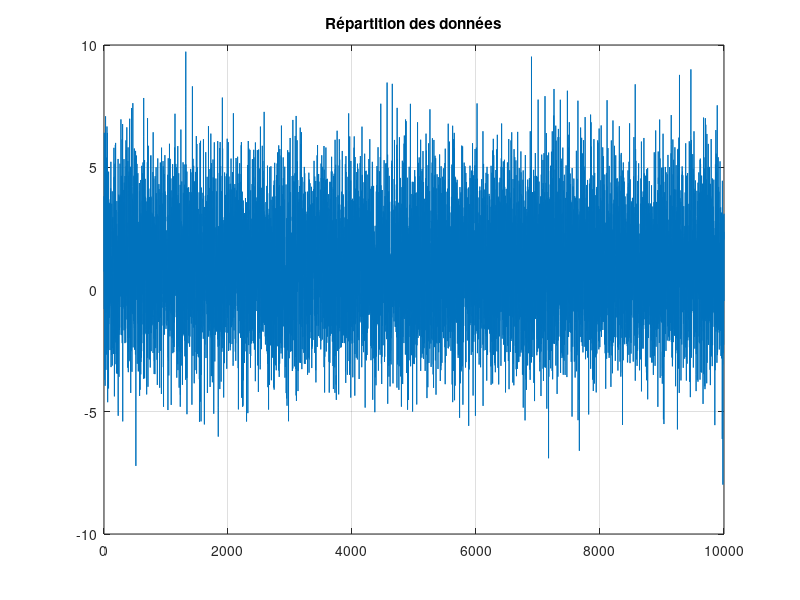

The MATLAB script that drew this image:
clc; clear; close all

c11 = 0;
c00 = 0;
c10 = 2;
c01 = 1;

pi0 = 0.5;
pi1 = 0.5;
v = 2;
sigma = sqrt(4);

m = 1; %nb de mesures

N = 10000;


X = zeros(m, N);
vraies_detection = zeros(N, 1);

choix_jeu = menu("Choix du jeu de données", "Répartition aléatoire", "Répartition déterministe");

if choix_jeu == 1
    for i = 1:m
        nb_h0 = 0;
        nb_h1 = 0;
        for j = 1:N
            bruit = sigma * randn(1, 1);
            if (randn(1, 1) > 0 && nb_h0 < pi0*N )%choix aleatoire de l'hypothese
                X(i, j) = bruit;
                nb_h0 = nb_h0 + 1;
                vraies_detection(j) = 0;
            elseif (nb_h1 < pi1*N)
                X(i, j) = bruit + v;
                nb_h1 = nb_h1 + 1;
                vraies_detection(j) = 1;
            else
                X(i, j) = bruit;
                nb_h0 = nb_h0 + 1;
                vraies_detection(j) = 0;
            end
        end
    end
else
    for i = 1:m
        nb_h0 = 0;
        nb_h1 = 0;
        for j = 1:N
            bruit = sigma * randn(1, 1);
            if (nb_h0 < N/2)%choix aleatoire de l'hypothese
                X(i, j) = bruit;
                nb_h0 = nb_h0 + 1;
                vraies_detection(j) = 0;
            elseif (nb_h1 < pi1*N)
                X(i, j) = bruit + v;
                nb_h1 = nb_h1 + 1;
                vraies_detection(j) = 1;
            end
        end
    end
end

save("data", "X", "c00", "c01", "c10", "c11", "sigma", "v", "pi0", "pi1", "vraies_detection");

figure(1)
plot(X)
grid()
title("Répartition des données")